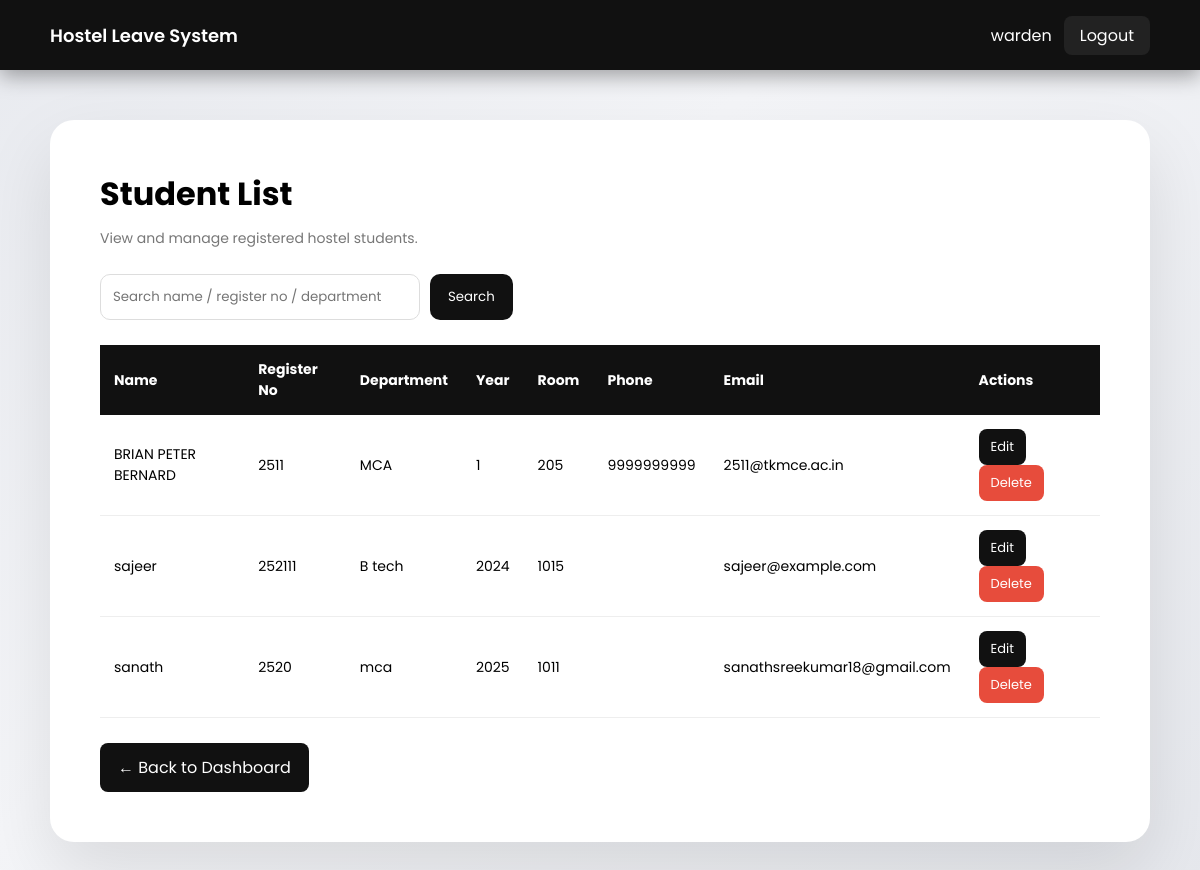
The app's page /warden/view_students.php (signed in) with its own data.
### tables this page shows
CREATE TABLE `student_profiles` (
  `id` int(11) NOT NULL,
  `user_id` int(11) NOT NULL,
  `register_number` varchar(50) DEFAULT NULL,
  `department` varchar(100) DEFAULT NULL,
  `year` int(11) DEFAULT NULL,
  `room_number` varchar(20) DEFAULT NULL,
  `phone` varchar(15) DEFAULT NULL
);

CREATE TABLE `users` (
  `id` int(11) NOT NULL,
  `role_id` int(11) NOT NULL,
  `name` varchar(100) NOT NULL,
  `username` varchar(50) NOT NULL,
  `password` varchar(255) NOT NULL,
  `email` varchar(100) DEFAULT NULL,
  `parent_email` varchar(100) DEFAULT NULL,
  `teacher_email` varchar(100) DEFAULT NULL,
  `created_at` timestamp NOT NULL DEFAULT current_timestamp()
);

### warden/view_students.php (the view, shortened to what this page needs)
<?php
include("../config/db.php");
$search = isset($_GET["search"]) ? trim($_GET["search"]) : "";
if ($search != "") {
    $stmt = $conn->prepare("
    SELECT users.id, users.name, users.email,
           student_profiles.register_number,
           student_profiles.department,
           student_profiles.year,
           student_profiles.room_number,
           student_profiles.phone
    FROM users
    LEFT JOIN student_profiles ON users.id = student_profiles.user_id
    JOIN roles ON users.role_id = roles.id
    WHERE roles.role_name='student'
    AND (
        users.name LIKE ?
        OR student_profiles.register_number LIKE ?
        OR student_profiles.department LIKE ?
    )
    ORDER BY users.name ASC
    ");
    $like = "%$search%";
    $stmt->bind_param("sss", $like, $like, $like);
    $stmt->execute();
    $result = $stmt->get_result();
} else {
    $result = $conn->query("
    SELECT users.id, users.name, users.email,
           student_profiles.register_number,
           student_profiles.department,
           student_profiles.year,
           student_profiles.room_number,
           student_profiles.phone
    FROM users
    LEFT JOIN student_profiles ON users.id = student_profiles.user_id
    JOIN roles ON users.role_id = roles.id
    WHERE roles.role_name='student'
    ORDER BY users.name ASC
    ");
}
?>
<!DOCTYPE html>
<html>
<head>
</head>
<body>
<div class="topbar">
<div class="logo">Hostel Leave System</div>
<div>
<?php echo $_SESSION["username"]; ?>
<a class="logout-btn" href="../auth/logout.php">Logout</a>
</div>
</div>
<div class="container">
<h1>Student List</h1>
<div class="sub">View and manage registered hostel students.</div>
<form method="GET" class="search-box">
<input type="text" name="search" placeholder="Search name / register no / department" value="<?php echo htmlspecialchars($search); ?>">
<button type="submit">Search</button>
</form>
<?php if($result->num_rows > 0) { ?>
<table>
<tr>
<th>Name</th>
<th>Register No</th>
<th>Department</th>
<th>Year</th>
<th>Room</th>
<th>Phone</th>
<th>Email</th>
<th>Actions</th>
</tr>
<?php while($row = $result->fetch_assoc()) { ?>
<tr>
<td><?php echo htmlspecialchars($row["name"]); ?></td>
<td><?php echo htmlspecialchars($row["register_number"]); ?></td>
<td><?php echo htmlspecialchars($row["department"]); ?></td>
<td><?php echo htmlspecialchars($row["year"]); ?></td>
<td><?php echo htmlspecialchars($row["room_number"]); ?></td>
<td><?php echo htmlspecialchars($row["phone"]); ?></td>
<td><?php echo htmlspecialchars($row["email"]); ?></td>
<td>
<a class="btn edit"
href="edit_student.php?id=<?php echo $row['id']; ?>">
Edit
</a>
<a class="btn delete"
href="delete_student.php?id=<?php echo $row['id']; ?>"
onclick="return deleteConfirm()">
Delete
</a>
</td>
</tr>
<?php } ?>
</table>
<?php } else { ?>
<div class="empty">No students found.</div>
<?php } ?>
<a href="dashboard.php" class="back-btn">← Back to Dashboard</a>
</div>
</body>
</html>

### warden/view_students.php (style rules this page uses)
* { margin:0; padding:0; box-sizing:border-box; font-family:'Poppins',sans-serif; }
body { min-height:100vh; background:linear-gradient(135deg,#e8eaef 0%,#f4f5f8 40%,#e6e8ed 100%); padding:120px 50px 50px 50px; }
.topbar { position:fixed; top:0; left:0; width:100%; height:70px; background:#111; display:flex; justify-content:space-between; align-items:center; padding:0 50px; color:#fff; z-index:1000; box-shadow:0 6px 20px rgba(0,0,0,0.35); }
.logo { font-size:18px; font-weight:600; }
.logout-btn { padding:8px 16px; background:#222; color:#fff; text-decoration:none; border-radius:8px; margin-left:12px; }
.container { max-width:1400px; margin:auto; background:#fff; padding:50px; border-radius:24px; box-shadow:0 30px 70px rgba(0,0,0,0.10); }
h1 { font-size:32px; margin-bottom:10px; }
.sub { color:#777; font-size:14px; margin-bottom:25px; }
.search-box { display:flex; gap:10px; margin-bottom:25px; }
.search-box input { padding:12px; width:320px; border:1px solid #ddd; border-radius:10px; outline:none; }
.search-box button { padding:12px 18px; background:#111; color:#fff; border:none; border-radius:10px; cursor:pointer; }
table { width:100%; border-collapse:collapse; }
th { background:#111; color:#fff; padding:14px; font-size:14px; text-align:left; }
td { padding:14px; border-bottom:1px solid #eee; font-size:14px; }
.btn { padding:8px 12px; text-decoration:none; border-radius:8px; font-size:13px; display:inline-block; margin-right:6px; }
.edit { background:#111; color:#fff; }
.delete { background:#e74c3c; color:#fff; }
.back-btn { display:inline-block; margin-top:25px; padding:12px 18px; background:#111; color:#fff; text-decoration:none; border-radius:8px; }

### records on screen
student_profiles: user.name "BRIAN PETER BERNARD", register_number "2511", department "MCA", year "1", room_number "205", phone "9999999999", user.email "2511@tkmce.ac.in"
student_profiles: user.name "sajeer", register_number "252111", department "B tech", year "2024", room_number "1015", user.email "sajeer@example.com"
student_profiles: user.name "sanath", register_number "2520", department "mca", year "2025", room_number "1011", user.email "sanathsreekumar18@gmail.com"

### other values on screen
$_SESSION["username"] "warden"
